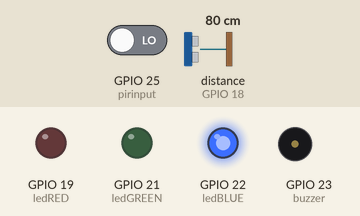
This sketch was run on a simulated ESP32. Shown: output pins drawn as LEDs (lit = HIGH), buzzer (waves = sounding, pin HIGH). Wiring (inferred from the names in the program): ultrasonic range finder: trigger GPIO 5; echo GPIO 18. The test bench sets the inputs (shaded band); at power-on: distance to the obstacle (sensor on GPIO 18) 80 cm, GPIO 25 (pirinput) LOW. The echo pulse lasts 58.3 µs per cm; WiFi joins after 1.5 s; servers stay silent unless stated; pins used as bus, display or sensor lines are not drawn; what the sketch prints to the serial monitor is not drawn.

Above: at 3.2 s.
3.3 s: distance to the obstacle (sensor on GPIO 18) set to 44 cm
7.1 s: distance to the obstacle (sensor on GPIO 18) set to 38 cm
At 9.5 s:
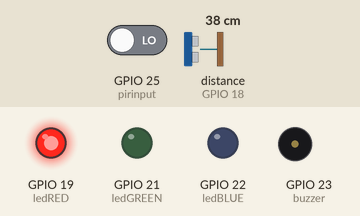
14.7 s: distance to the obstacle (sensor on GPIO 18) set to 120 cm
At 15.7 s:
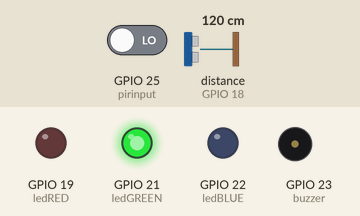
25.2 s: distance to the obstacle (sensor on GPIO 18) set to 104 cm
29.0 s: distance to the obstacle (sensor on GPIO 18) set to 95 cm
At 31.1 s:
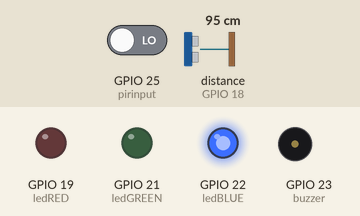
Timing chart, 0 to 32.6 s (numbered marks = the images above; inputs shaded):
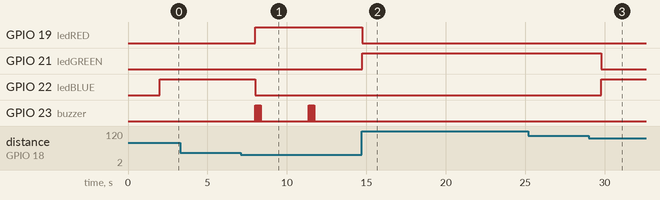

Measured:
- the behaviour switches between 41 and 40 cm on distance to the obstacle (sensor on GPIO 18) (found by bisection; images 0 and 1)
- the behaviour switches between 101 and 100 cm on distance to the obstacle (sensor on GPIO 18) (found by bisection; images 2 and 3)
- after the input at 3.3 s, every drawn part: stays the same
- after the input at 7.1 s, GPIO 19 (ledRED): LOW → HIGH after 0.92 s; GPIO 22 (ledBLUE): HIGH → LOW after 0.92 s; GPIO 23 (buzzer): goes 5 × (HIGH 0.03 s, LOW 0.03 s), HIGH 0.03 s, LOW 3.0 s, 5 × (HIGH 0.03 s, LOW 0.03 s), HIGH 0.03 s, then LOW, starting after 0.92 s
- after the input at 14.7 s, GPIO 19 (ledRED): HIGH → LOW after 0.05 s; GPIO 21 (ledGREEN): LOW → HIGH after 0.05 s; GPIO 23 (buzzer): stops changing and stays LOW
- after the input at 25.2 s, every drawn part: stays the same
- after the input at 29.0 s, GPIO 21 (ledGREEN): HIGH → LOW after 0.80 s; GPIO 22 (ledBLUE): LOW → HIGH after 0.80 s

The sketch:

Hackathon.ino
```cpp
#include<WiFi.h>
#include"ThingSpeak.h"

char ssid[]="Sai_Srujan";
char pass[]="15951a0230";

const int ledRED=19;
const int ledGREEN=21;
const int ledBLUE=22;
const int buzzer=23;
int pirinput = 25;
int pirState = LOW;
int val = 0;


const int trigpin=5;
const int echopin=18;
int i=0;

#define SOUND_SPEED 0.034
#define CM_TO_INCH 0.393701

long duration;
float distanceCM;
float distanceINCH;

WiFiClient client;

unsigned long myChannelNumber=1644743;
const char * myWriteAPIKey="ZIF8M8YBD14929RF";
const int ChannelField1=1;
const int ChannelField2=2;

void setup() {
  // put your setup code here, to run once:
Serial.begin(115200);
pinMode(trigpin,OUTPUT);
pinMode(echopin,INPUT);
pinMode(ledRED,OUTPUT);
pinMode(ledBLUE,OUTPUT);
pinMode(ledGREEN,OUTPUT);
pinMode(buzzer,OUTPUT);
pinMode(pirinput, INPUT);

ThingSpeak.begin(client);
WiFi.mode(WIFI_STA);
WiFi.begin(ssid,pass);
if(WiFi.status()!=WL_CONNECTED)
{
  Serial.println("Connecting to Network");
  Serial.println(ssid);
  while(WiFi.status()!=WL_CONNECTED)
  {
    WiFi.begin(ssid,pass);
    Serial.print(".");
    delay(1000);
  }
  Serial.println("Connected");
}
}

void loop() {
  // put your main code here, to run repeatedly:
digitalWrite(trigpin,0);
delay(1);
digitalWrite(trigpin,1);
delayMicroseconds(10);
digitalWrite(trigpin,0);


duration=pulseIn(echopin,1);

distanceCM=duration*SOUND_SPEED/2;
distanceINCH=distanceCM*CM_TO_INCH;

Serial.print("Distance(cm)= ");
Serial.println(distanceCM);
Serial.print("Distance(inch)= ");
Serial.println(distanceINCH);
if(distanceCM>=100)
{
  digitalWrite(ledGREEN,1);
  digitalWrite(ledRED,0);
  digitalWrite(ledBLUE,0);
}
else if(distanceCM>40&&distanceCM<100)
{
  digitalWrite(ledGREEN,0);
  digitalWrite(ledRED,0);
  digitalWrite(ledBLUE,1);

}
else if(distanceCM<=40)
{
  digitalWrite(ledGREEN,0);
  digitalWrite(ledRED,1);
  digitalWrite(ledBLUE,0);
  for(i=0;i<=5;i++)
  {
    digitalWrite(buzzer,1);
    delay(30);
    digitalWrite(buzzer,0);
    delay(30);

  }

}
val=digitalRead(pirinput);
if(val==HIGH)
{
  Serial.println("Motion detected!");
}

if(distanceCM<=40&&val==HIGH)
{
ThingSpeak.writeField(myChannelNumber,ChannelField1,distanceCM,myWriteAPIKey);
//delay(1000);
}

delay(3000);


}
```
